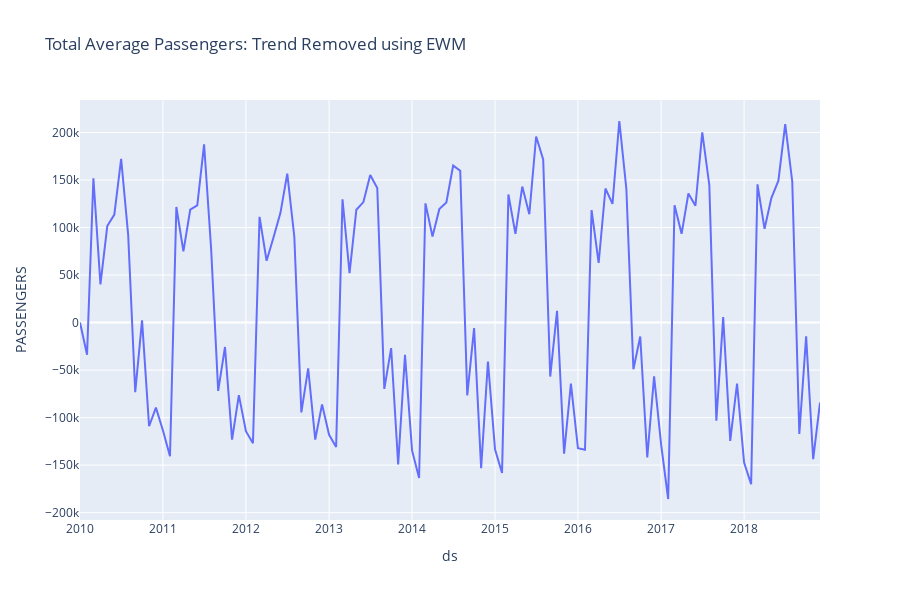

The notebook cell saved with this chart:
### Code cell
px.line(data_minus_exp_roll_mean.reset_index(), 
        x='ds', 
        y="PASSENGERS", 
        title='Total Average Passengers: Trend Removed using EWM'
        )
